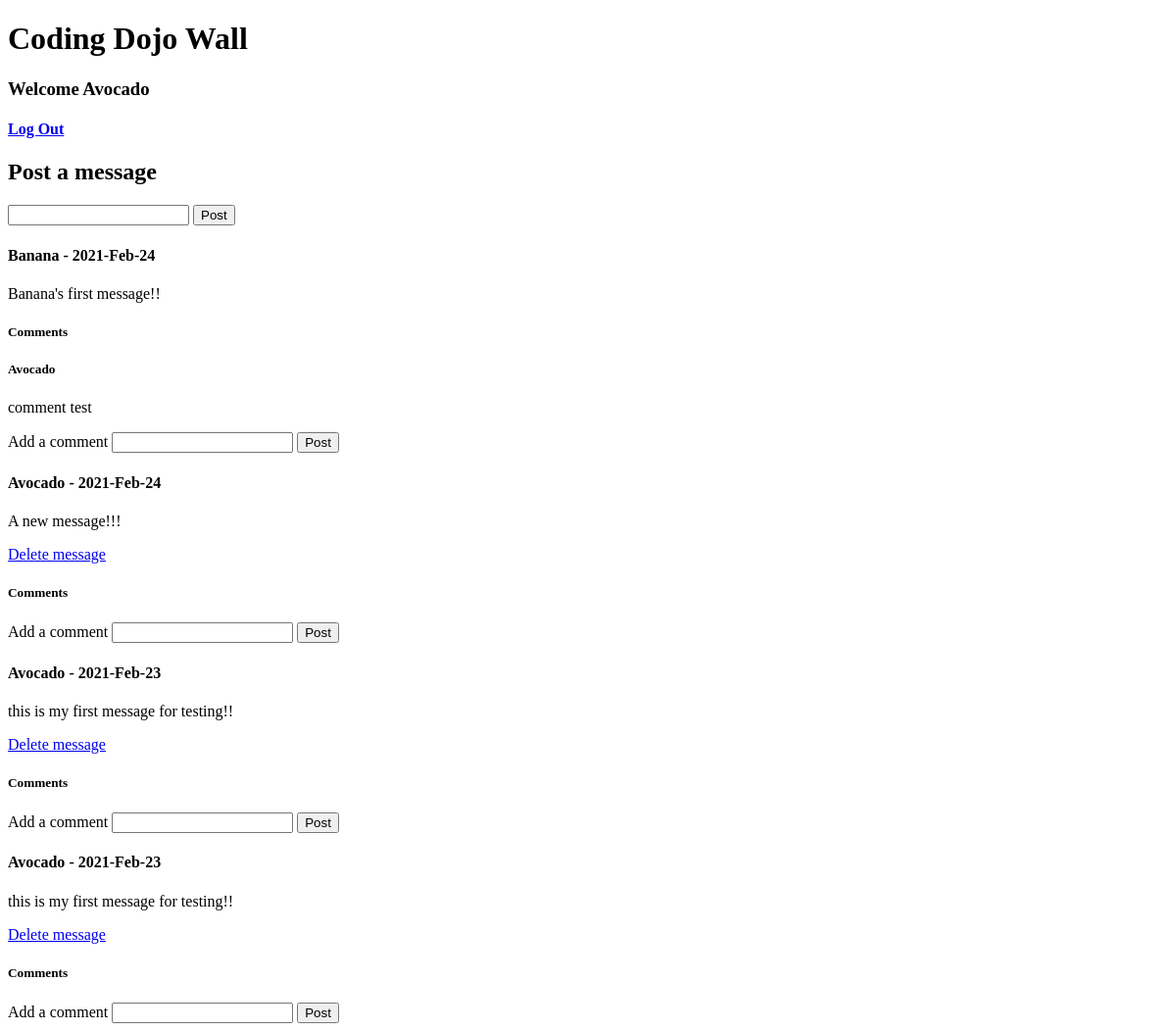
The page /wall/all (signed in) on the database as committed earlier.
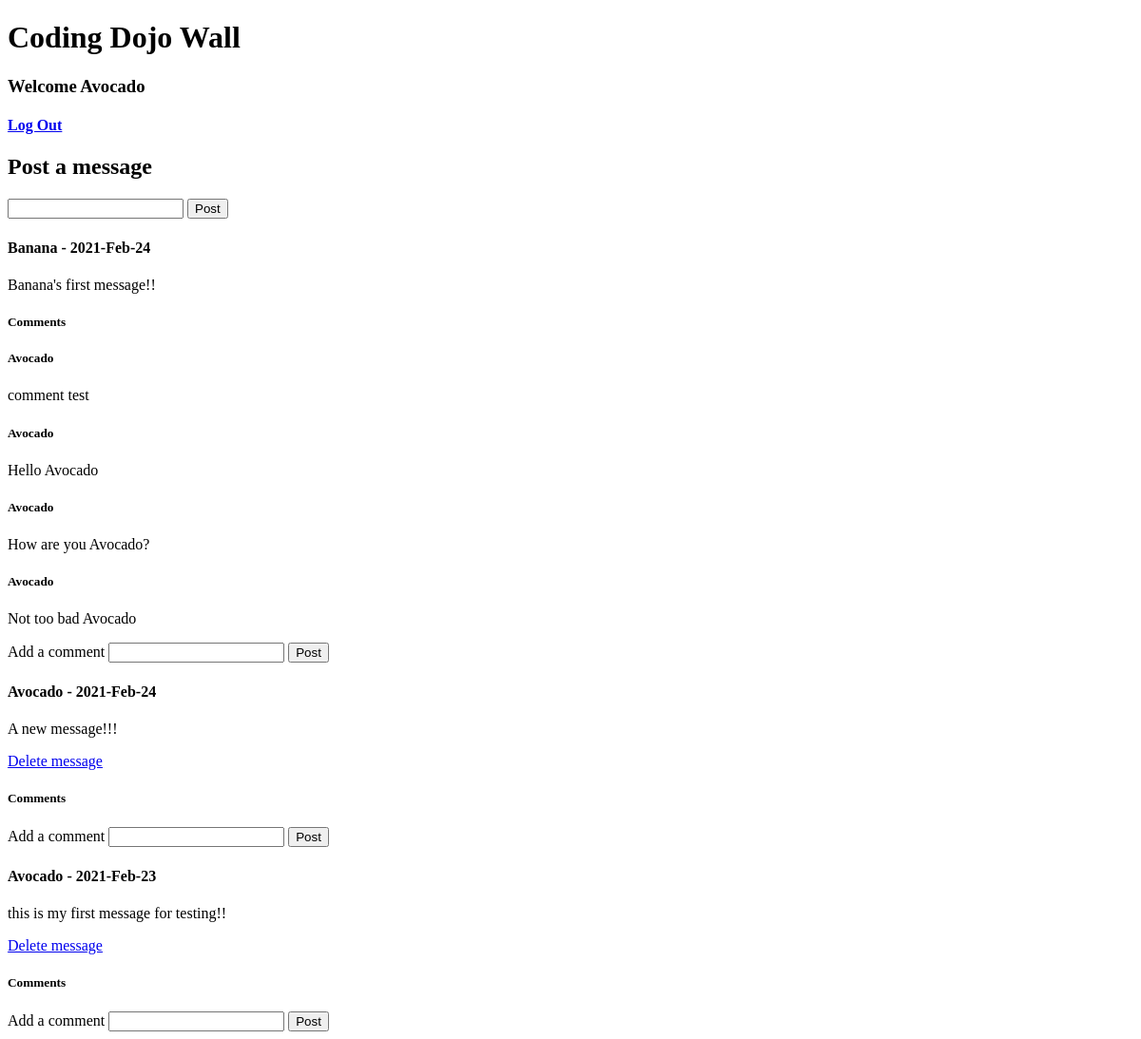
The same page on the database as committed later.
### login_app/models.py (models this page shows)
class User(models.Model):
    first_name = models.CharField(max_length=255)
    last_name = models.CharField(max_length=255)
    email = models.CharField(max_length=255)
    password = models.CharField(max_length=255)
    created_at = models.DateTimeField(auto_now_add=True)
    updated_at = models.DateTimeField(auto_now=True)
    objects = UserManager()

### wall_app/models.py (models this page shows)
class Message(models.Model):
    author = models.ForeignKey(User, related_name='messages', on_delete=models.CASCADE)
    message_content = models.TextField()
    created_at = models.DateTimeField(auto_now_add=True)
    updated_at = models.DateTimeField(auto_now=True)

class Comment(models.Model):
    author = models.ForeignKey(User, related_name='user_comments', on_delete=models.CASCADE)
    message = models.ForeignKey(Message, related_name='message_comments', on_delete=models.CASCADE)
    comment_content = models.CharField(max_length=255)
    created_at = models.DateTimeField(auto_now_add=True)
    updated_at = models.DateTimeField(auto_now=True)

### wall_app/views.py (the view)
# urls.py: path('all', views.wall_detail),
def wall_detail(request):
    context = {
        'wall_messages': Message.objects.all().order_by('-created_at'),
        'user': User.objects.get(id=request.session['user_id']),
    }
    return render(request, 'wall_detail.html', context)

### wall_app/templates/wall_detail.html (shortened to what this page needs)
<!DOCTYPE html>
<html lang="en">
<head>
</head>
<body>
    <div id='header'>
        <h1>Coding Dojo Wall</h1>
        <h3>Welcome {{user.first_name}}</h3>
        <h4><a href='/logout'>Log Out</a></h4>
    </div>
    <div id='post'>
        <h2>Post a message</h2>
        <form action='/wall/create' method='POST'>
        <input type='text' name='message_content' id='message'>
        <input type='submit' value='Post'>
        </form>
    </div>
    <div id='body'>
        {% for message in wall_messages %}
        <h4>{{message.author.first_name}} - {{message.created_at|date:"Y-M-d"}}</h4>
        <p>{{message.message_content}}</p>
            {% if message.author == user %}
            <a href='/wall/message/{{message.id}}/destroy'>Delete message</a>
            {% endif %}
            <div class='comment_section'>
                <h5>Comments</h5>
                {% for comment in message.message_comments.all %}
                <h5>{{comment.author.first_name}}</h5>
                <p>{{comment.comment_content}}</p>
                {% endfor %}
                <form action='/wall/comment/{{message.id}}/create' method='POST'>
                    <label for='comment'>Add a comment</label>
                    <input type='text' name='comment_content' id='comment'>
                    <input type='submit' value='Post'>
                </form>
            </div>
        {% endfor %}
    </div>
</body>
</html>

Rows that differ between the two databases and show on the page:
removed Message: author.first_name "Avocado", created_at "2021-Feb-23", message_content "this is my first message for testing!!"
added Comment: author.first_name "Avocado", comment_content "Hello Avocado", shown under Message "Banana's first message!!"
added Comment: author.first_name "Avocado", comment_content "How are you Avocado?", shown under Message "Banana's first message!!"
added Comment: author.first_name "Avocado", comment_content "Not too bad Avocado", shown under Message "Banana's first message!!"
